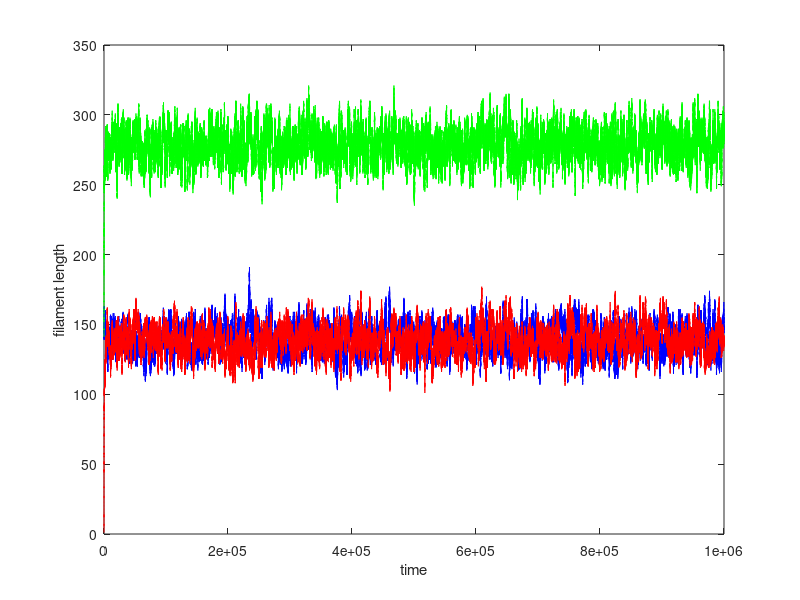

Recreate this plot in MATLAB. (Note: this script raises an error after producing the figure.)
%Lishibanya Mohapatra, Brandeis University.

%This code is trying to understand flagella size control in Chlamydomonas.
%The minimal model consists of limiting monomer pool with IFT mechanism.
%First we construct individual length trajectory using Doob-Gillespie
%algorithm, compute the autocorrelation of l1-l2 and l1+l2, and compare it
%with the theoretical result.

clear all;
close all;

Ntot=500;
Nift1 = 5;
Nift2 = 5;
v = 2.5;
alpha = 0.01;
r1=((Nift1*v*alpha)/2);
r2=((Nift2*v*alpha)/2);
gamma=0.1;
p1 = zeros(1,Ntot);
p2 = zeros(1,Ntot);
ptot = zeros(1,Ntot);
MaxT=1000000;
t1=1000000;
Lstar=r1*Ntot/(2*r1+gamma);
% eta1=0.002;
% eta2=0.004;


for j=1:1
    j;
    
    m1=zeros(1,MaxT);
    m1(1)=140;
    m2=zeros(1,MaxT);
    m2(1)=1;
    mtot=zeros(1,MaxT);
    mtot(1)=m1(1)+m2(1);
    monomers=Ntot;
    T=zeros(1,MaxT);
    T(1)=0;
    
    for i=1:MaxT
        
        k1=r1*(monomers-mtot(1))/m1(i);
        k3=r2*(monomers-mtot(1))/m2(i);
        %     k1=r1*(monomers-mtot(1));
        %     k3=r2*(monomers-mtot(1));
        
        if (m1(i)<=1)
            k2=0;
        else
            k2=gamma;
        end
        
        if (m2(i)<=1)
            k4=0;
        else
            k4=gamma;
        end
        
        
        
        k0=k1+k2+k3+k4;
        
        % Determine time spent
        
        CoinFlip1=rand;
        tau(i)=(1/k0)*log(1/CoinFlip1);
        T(i+1)= T(i)+tau(i);
        % Determine reaction
        
        CoinFlip=rand;
        if CoinFlip<=k1/k0
            m1(i+1)=m1(i)+1;
            m2(i+1)=m2(i);
            monomers=monomers-1;
        else
            if (CoinFlip>=k1/k0) && (CoinFlip<=(k1+k2)/k0)
                m1(i+1)=m1(i)-1;
                m2(i+1)=m2(i);
                monomers=monomers+1;
            else
                if (CoinFlip>=(k1+k2)/k0) && (CoinFlip<=(k1+k2+k3)/k0)
                    m1(i+1)=m1(i);
                    m2(i+1)=m2(i)+1;
                    monomers=monomers-1;
                else
                    m1(i+1)=m1(i);
                    m2(i+1)=m2(i)-1;
                    monomers=monomers+1;
                end
            end
        end
        
        mtot(i+1)=m1(i+1)+m2(i+1);
        
        if T(i+1)>=t1
            break;
        end
    end
        
    p1(m1(i+1))= p1(m1(i+1))+1;
    p2(m2(i+1))= p2(m2(i+1))+1;
    ptot(mtot(i+1))= ptot(mtot(i+1))+1;
    
    
end

p1 = p1/sum(p1);
p2 = p2/sum(p2);
ptot = ptot/sum(ptot);
x = 1:1:Ntot;

Avg= sum(x.*p1);
variance= sum((x.^2).*p1)-(sum(x.*p1))^2;


% figure(1)
figure;
plot(T(1:i),m1(1:i),'b')
hold on
plot(T(1:i),m2(1:i),'r')
plot(T(1:i),mtot(1:i),'g')
hold off
xlabel('time')
ylabel('filament length')
legend('L1','L2','L1+L2','location', 'SE');


figure;
t1=T(10000:i);
sig1=m1(10000:i)-m2(10000:i);
sig0=(m1(10000:i)+m2(10000:i))- 2*Lstar;
plot(t1,sig1,'b.',t1,sig0,'r.')
title('Input signals');
xlabel('time');
ylabel('filament difference and sum lengths');
legend('L1-L2','L1+L2-2Lss','location', 'SE');

xq=t1(1):1:t1(end);
sig=interp1(t1,sig1,xq);
sig2=interp1(t1,sig0,xq);
figure;
plot(t1,sig1,'o',xq,sig,':.');
%plot(sig,'b.')
title('Input signals');
xlabel('time');
ylabel('filament difference length');
legend('signal','Interpolated','location', 'SE');

figure;
plot(t1,sig0,'o',xq,sig2,':.');
%plot(sig,'b.')
title('Input signals');
xlabel('time');
ylabel('filament sum length');
legend('signal','Interpolated','location', 'SE');

%Arbitrary lags; How do I input time information here?
lagS=size(xq,2)-1;
lagS2=size(xq,2)-1;
%lagS2=1000;

figure;
autocorr(sig,lagS);
% hold on;
[h,lag]=autocorr(sig,lagS);
%j1=(r1/Lstar)*(Ntot/Lstar-2);
% %k1=(exp(-j1.*lag))*eta1/j1;
% %k1=(exp(-j1.*lag))/j1;
% %k1=(exp(-j1.*lag));


j1=(r1/Lstar)*(Ntot/Lstar-2);
k1=(exp(-j1.*lag))/j1;
eta1= 1/k1(1);

k1=(exp(-j1.*lag))*eta1/j1;
figure
plot(lag,h,'b');
hold on;
plot(lag,k1,'g');
hold off;
title('auto-correlation l1-l2');
xlabel('time');
ylabel('autocorr');
xlim([0,2000]);
legend('auto(computed)','auto(theory)','location', 'NE')


Eqn = @(a,x)(a/j1)*exp(-j1*x);
startPoints = 1;
[f1,gof,output] = fit(lag',h',Eqn,'Start', startPoints);
figure;
plot(f1,lag',h','predfunc');
xlabel('time');
ylabel('Autocorrelation');
title('Fit with Theorectical function a*exp(-b*x)');
xlim([0,2000]);
eta3=coeffvalues(f1);


figure;
semilogy(lag(1:1000),h(1:1000),lag(1:1000),k1(1:1000))
title('log auto-correlation l1-l2');
xlabel('lag');
ylabel('log autocorr');
legend('auto(computed)','auto(theory)','location', 'SW')



figure;
autocorr(sig2,lagS2);
[h2,lag2]=autocorr(sig2,lagS2);
j2=(r1*Ntot)/(Lstar^2);


figure;
k2=exp(-j2.*lag2)/j2;
eta2= 1/k2(1);
k2=exp(-j2.*lag2)*eta2/j2;
plot(lag2,h2,'b');
hold on;
plot(lag2,k2,'g');
hold off;
title('auto-correlation l1+l2');
xlabel('time');
ylabel('autocorr');
xlim([0,2000]);


Eqn = @(a,x)(a/j2)*exp(-j2*x);
startPoints = 1;
[f1,gof,output] = fit(lag2',h2',Eqn,'Start', startPoints);
figure;
plot(f1,lag2',h2','predfunc');
xlabel('time');
ylabel('Autocorrelation');
title('Fit with Theorectical function a*exp(-b*x)');
xlim([0,2000]);
eta4=coeffvalues(f1);

figure;
semilogy(lag2(1:2000),h2(1:2000),lag2(1:2000),k2(1:2000))
title('log auto-correlation l1+l2');
xlabel('lag');
ylabel('log autocorr');
xlim([0,1000]);

